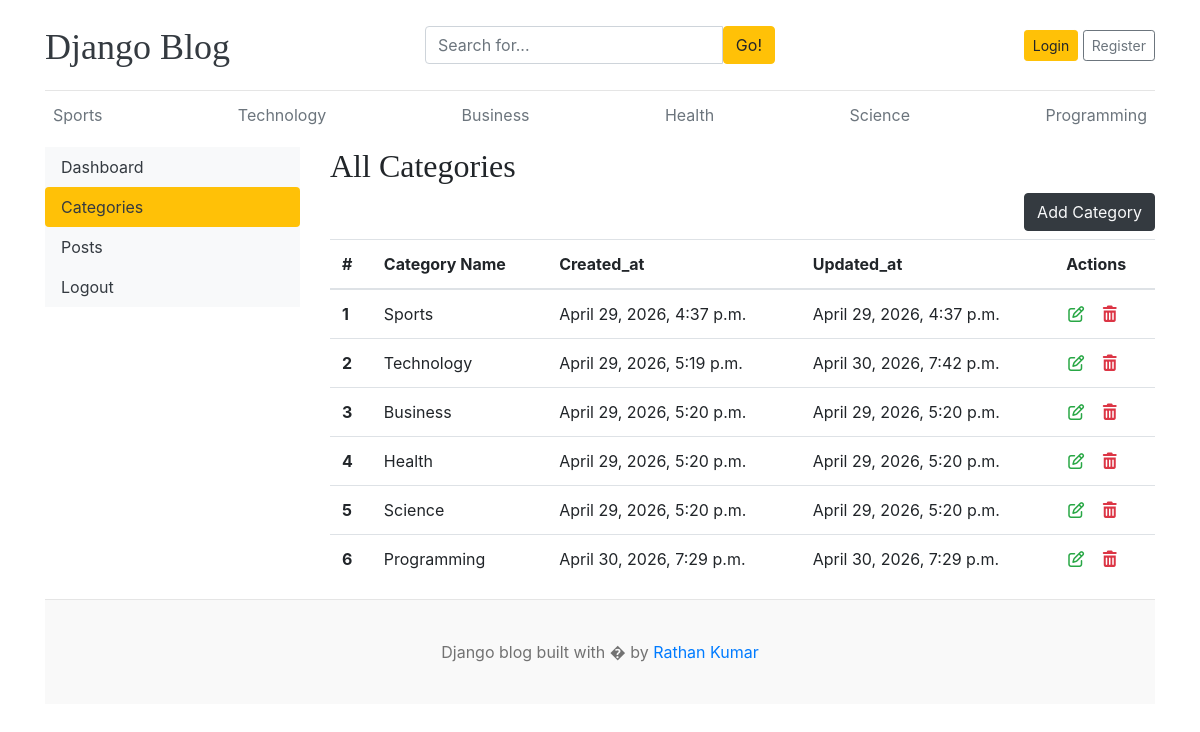
/dashboard/categories/, run on the app's committed database.
### blogs/models.py (models this page shows, shortened)
class Categories(models.Model):
    category_name = models.CharField(max_length=100, unique=True)
    created_at = models.DateTimeField(auto_now_add=True)
    updated_at = models.DateTimeField(auto_now=True)
    class Meta:
        verbose_name_plural = "Categories"

### dashboards/views.py (the view)
# urls.py: path("categories/", views.categories, name="categories"),
def categories(request):
    return render(request, "dashboards/categories.html")

### blogs/context_processors.py (called while the page is built)
def get_categories(request):
    categories = Categories.objects.all()
    return dict(categories=categories)

### templates/dashboards/categories.html
{% extends 'base.html' %}
{% block content %}
<div class="row">
    {% include 'dashboards/sidebar.html' %}
    <div class="col-md-9">
        <h2>All Categories</h2>
        <a href="{% url 'dashboards:add_category' %}" class="btn btn-dark text-light float-right mb-2">Add Category</a>
        <table class="table">
            <thead>
                <tr>
                    <th>#</th>
                    <th>Category Name</th>
                    <th>Created_at</th>
                    <th>Updated_at</th>
                    <th>Actions</th>
                </tr>
            </thead>
            <tbody>
                <tr>
                    {% for category in categories %}
                    <th>{{ forloop.counter }}</th>
                    <td>{{ category.category_name }}</td>
                    <td>{{ category.created_at }}</td>
                    <td>{{ category.updated_at }}</td>
                    <td>
                        <a href="{% url 'dashboards:edit_category' category.id %}"><i class="fa-regular fa-pen-to-square text-success"></i></a> &nbsp;
                        <a href="{% url 'dashboards:delete_category' category.id %}" onclick="return confirm('Are you sure you want to delete this category?')"><i class="fa-solid fa-trash-can text-danger"></i></a>
                    </td>
                </tr>
                {% endfor %}
            </tbody>
        </table>
    </div>
</div>
{% endblock %}

### templates/base.html (shortened to what this page needs)
{% load static %}
<!doctype html>
<html lang="en">
<head>
    <link href="https://getbootstrap.com/docs/4.0/dist/css/bootstrap.min.css" rel="stylesheet" />
    <link rel="stylesheet" href="https://cdnjs.cloudflare.com/ajax/libs/font-awesome/7.0.1/css/all.min.css"
 />
    <link href="{% static 'css/blog.css' %}" rel="stylesheet" />
</head>
<body>
    <div class="container">
        <header class="blog-header py-3">
            <div class="row flex-nowrap justify-content-between align-items-center">
                <div class="col-4 pt-1">
                    <a class="blog-header-logo text-dark" href="/">Django Blog</a>
                </div>
                <div class="col-4">
                    <form action="{% url 'search_blogs' %}" method="GET">
                        <div class="input-group">
                            <input type="text" name="keyword" value="{{ keyword }}" class="form-control"
                                placeholder="Search for...">
                            <span class="input-group-btn">
                                <button type="submit" class="btn btn-warning" type="button">Go!</button>
                            </span>
                        </div>
                    </form>
                </div>
                <div class="col-4 d-flex justify-content-end align-items-center">
                    {% if not user.is_authenticated %}
                    <a class="btn btn-sm btn-warning" href="{% url 'login' %}">Login</a> &nbsp;
                    <a class="btn btn-sm btn-outline-secondary" href="{% url 'register' %}">Register</a>
                    {% else %}
                    <span class="navbar-text">
                        <a href="{% url 'dashboards:dashboard' %}" class="btn btn-warning">Dashboard</a>
                        &nbsp;
                        <span><a href="{% url 'logout' %}" class="btn btn-warning">Logout</a></span>
                    </span>
                    {% endif %}
                </div>
            </div>
        </header>
        <div class="nav-scroller py-1 mb-2">
            <nav class="nav d-flex justify-content-between">
                {% for category in categories %}
                <a class="p-2 text-muted" href="{% url 'posts_by_category' category.id %}">{{ category.category_name }}</a>
                {% endfor %}
            </nav>
        </div>
        {% block content %} {% endblock %}
        <footer class="blog-footer">
            <p>Django blog built with � by <a href="#">Rathan Kumar</a></p>
        </footer>
    </div>
</body>
</html>

### static/css/blog.css (style rules this page uses)
.blog-header { border-bottom: 1px solid #e5e5e5; }
.blog-header-logo { font-family: "Playfair Display", Georgia, "Times New Roman", serif ; font-size: 2.25rem; }
h1, h2, h3, h4, h5, h6 { font-family: "Playfair Display", Georgia, "Times New Roman", serif ; }
.blog-footer { padding: 2.5rem 0; color: #727272; text-align: center; background-color: #f9f9f9; border-top: 0.05rem solid #e5e5e5; }
.blog-footer p:last-child { margin-bottom: 0; }

### data on the page
Categories: category_name "Sports", created_at "April 29, 2026, 4:37 p.m.", updated_at "April 29, 2026, 4:37 p.m."
Categories: category_name "Technology", created_at "April 29, 2026, 5:19 p.m.", updated_at "April 30, 2026, 7:42 p.m."
Categories: category_name "Business", created_at "April 29, 2026, 5:20 p.m.", updated_at "April 29, 2026, 5:20 p.m."
Categories: category_name "Health", created_at "April 29, 2026, 5:20 p.m.", updated_at "April 29, 2026, 5:20 p.m."
Categories: category_name "Science", created_at "April 29, 2026, 5:20 p.m.", updated_at "April 29, 2026, 5:20 p.m."
Categories: category_name "Programming", created_at "April 30, 2026, 7:29 p.m.", updated_at "April 30, 2026, 7:29 p.m."
